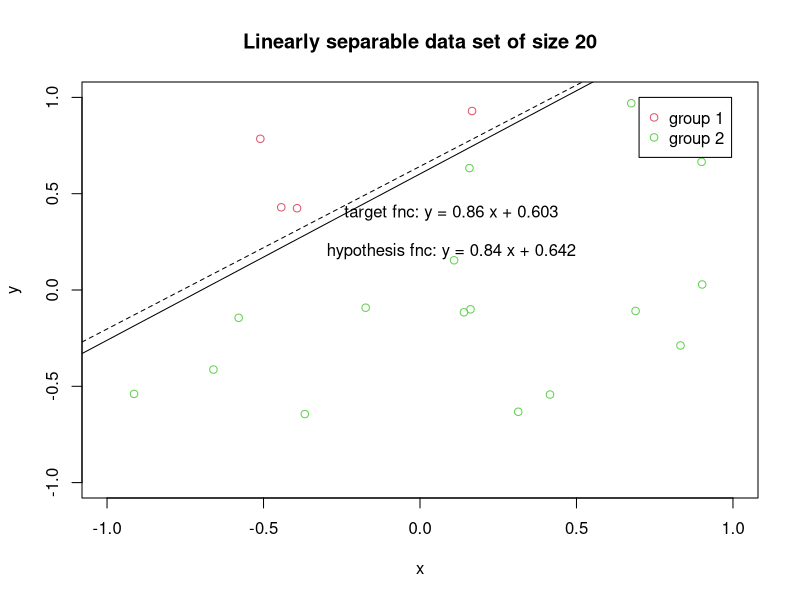
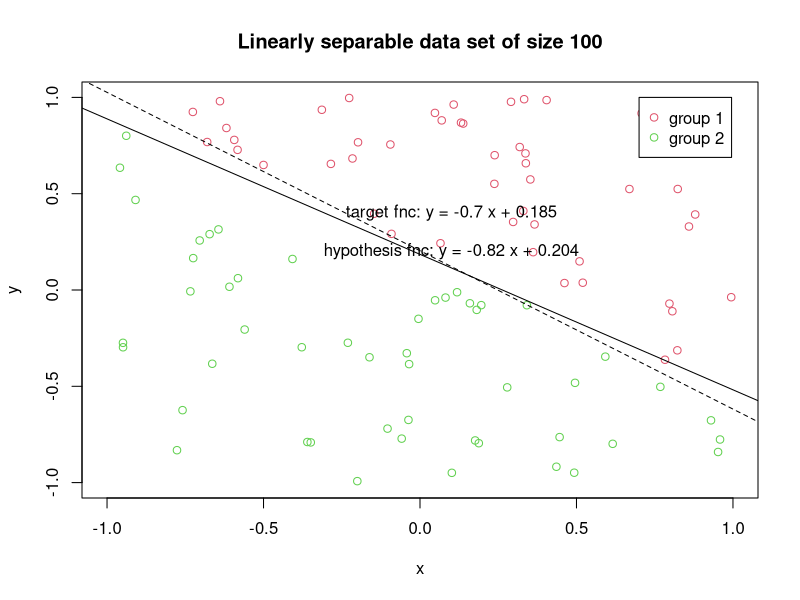
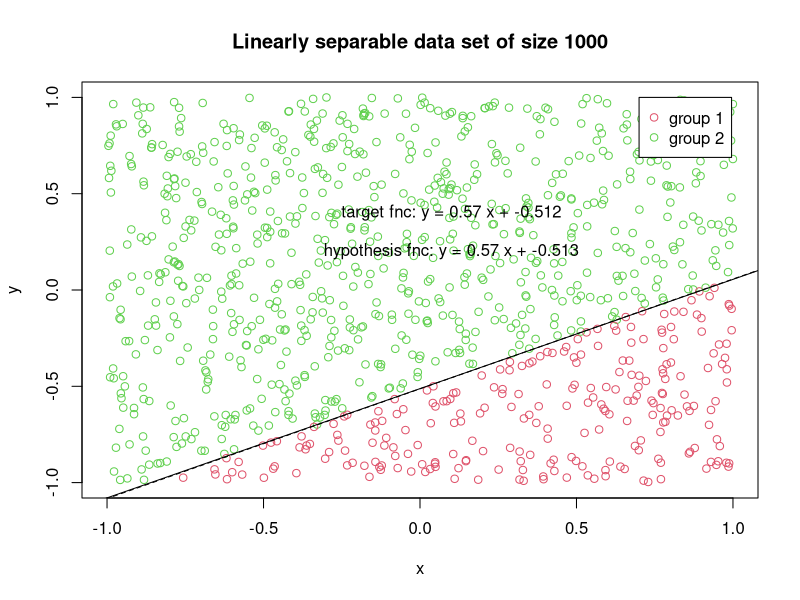
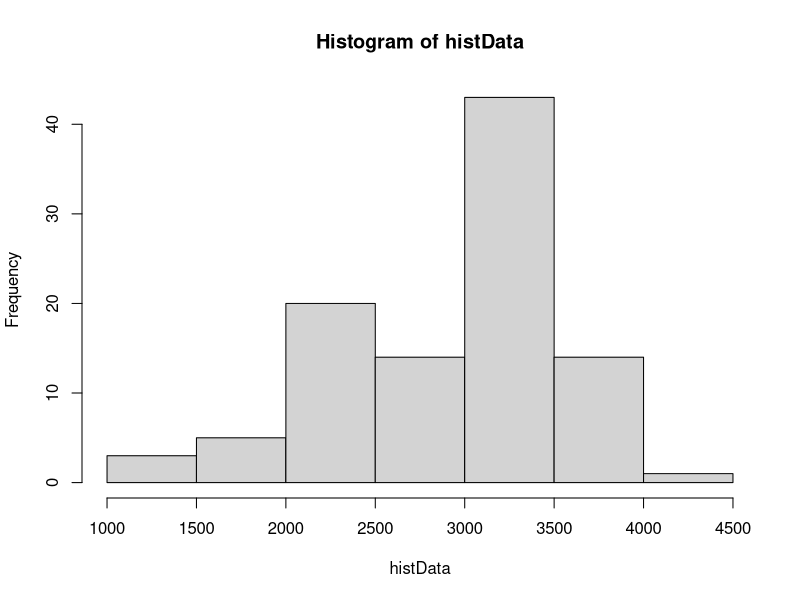

The R script that drew these images, in order:
## Wed Apr 2, 2014
## Problem 1.4

# Generating the data
size = 20

setClass(Class="questionSet",
         representation(
             X="matrix",
             m="numeric",
             b="numeric",
             f="numeric",
             classes="numeric"
          )
)

overunder <- function (vector, fLine) {
    #### THIS IS NOT CORRECT
    fhat <- vector %*% fLine + 1
    return (sign(fhat))
}

makeData <- function(size, dim) {
    # random [size] points
    X <- matrix(runif(dim*size, -1, 1), size, dim)

    ## random line
    fLine <- runif(dim, -1, 1)
    ## for 2-D plot, make sure we can see the line in the plot.
    ## i.e. make -1 =< m, b <= 1
    m <- fLine[1]
    b <- fLine[2]
    fLine[1:2] <- c(fLine[1]/fLine[2], -1/fLine[2])

    classes <- apply(X, 1, overunder, fLine=fLine)
    return(new("questionSet",
               X=X,
               m=m,
               b=b,
               f=fLine,
               classes=classes
               ))  
}

# Drawing the data and Perceptron Learning Algorithm
perceptron <- function(size, dim, isChart, partg=1) {
    data <- makeData(size, dim)
    # add coordinate x0 = 1
    Xp <- cbind(rep(1,size), data@X)   
    # start at w0 = 0
    tvect <- c()
    for (i in 1:partg) {
        w <- rep(0,dim + 1)
        t = 0
        matrixSigns <- sign(w %*% t(Xp))
        while ( any( matrixSigns != data@classes) & t <size*10 ) {
            samp <- sample( which( matrixSigns != data@classes), 1)
            y <- data@classes[samp]
            ## update PLA
            w <- w + y * Xp[samp,]
            matrixSigns <- sign(w %*% t(Xp))
            t <- t+1
        }
        tvect[i] <- t
    }

    # make a chart?
    ## warning: this Chart will not make sense for dim > 2, because it
    ## just draws out the first two dimensions.
    if( isChart == TRUE) {
        # the plot
        plot.new()
        title <- paste("Linearly separable data set of size", size)
        plot(data@X, xlab="x", ylab="y",xlim=c(-1, 1), ylim=c(-1,1), main=title, col=(data@classes / 2 + 2.5))
        abline(a=data@b, b=data@m)
        legend(x=0.7, y=1, legend=c("group 1", "group 2"), pch=1, col=c(2,3))
        targetLineLabel <- paste("target fnc: y =",
                           toString(round(data@m, 2)),
                           "x",
                           "+",
                           toString(round(data@b, 3)))
        text(x=0.1, y=0.4, labels=targetLineLabel)

        g.int <- - w[1] / w[3]
        g.slope <- - w[2] / w[3] 
        gLineLabel <- paste("hypothesis fnc: y =",
                           toString(round(g.slope, 2)),
                           "x",
                           "+",
                           toString(round(g.int, 3)))
        text(x=0.1, y=0.2, labels=gLineLabel)
        abline(a=g.int, b=g.slope, lty=2)
    }
    if( partg==1) {
        answers <- rbind(c(tvect, rep(NA, dim)), c(1, data@f), w/w[1])
    } else {
        answers <- tvect
    }
    return (answers)
}

# part a) and b) c) 
perceptron(20, 2, TRUE)
# Lines both correctly separate the data, but still widely different
# since there are so few data points. Running a bunch of times, takes
# ~5-21 iterations to complete.

# part d)
perceptron(100, 2, TRUE)
# Lines much closer, understandably since there is more data. Takes
# ~18-71 iterations to complete.

# part e)
perceptron(1000, 2, TRUE)
# Lines so close that they are difficult to tell apart visually in the graph. Both slope and intercept are ~ < 0.01 in difference. (~ < 1 %)

## part f)
perceptron(1000, 10, FALSE)
## Ran a few times. Takes ~3000-9000 iterations.

## part g)
## x(t) is already always generated randomly, sampled from the
## list of misclassified points.
histData <- perceptron(1000, 10, FALSE, 100)
hist(histData)
## Mostly it takes ~6000-7000 iterations to converge.

## part h)
## Accuracy increases with number of data points N, decreases with
## number of dimensions d.  Running time increases with number of data
## points N, but increases multiplicatively with number of dimensions
## d.
